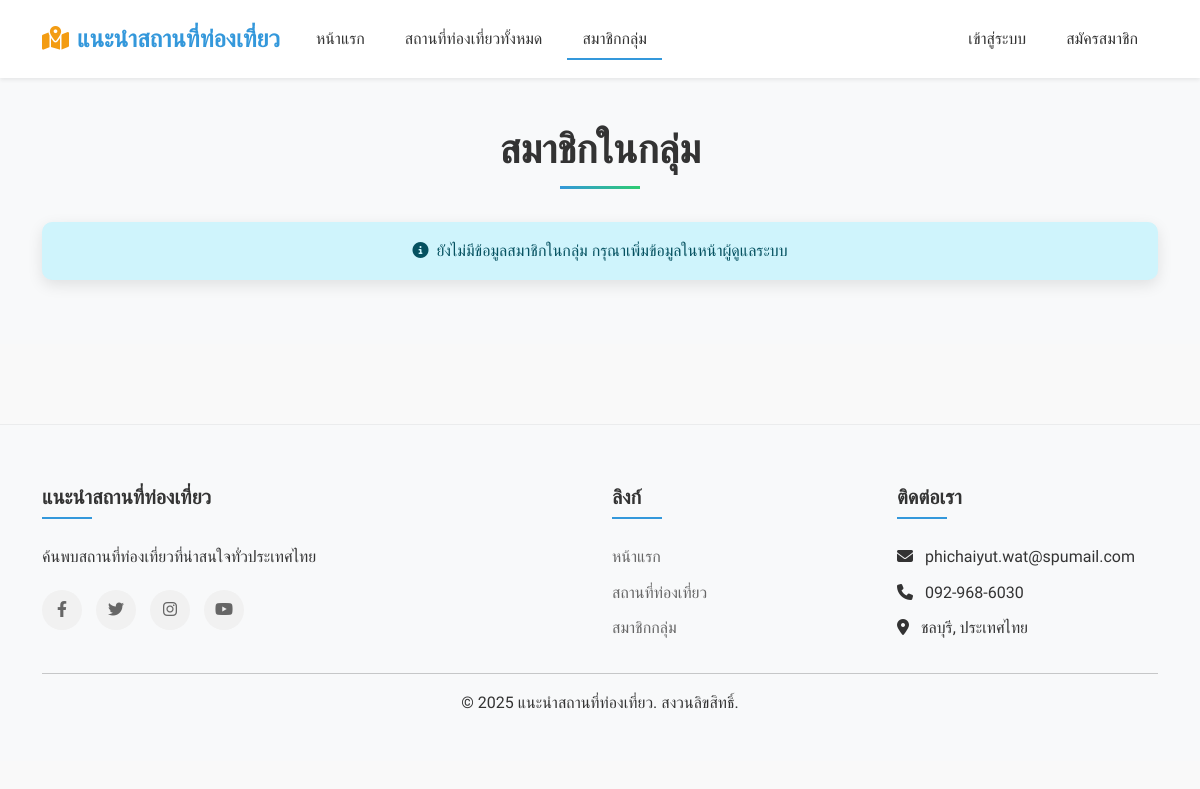
Page /about/ on the earlier database version.
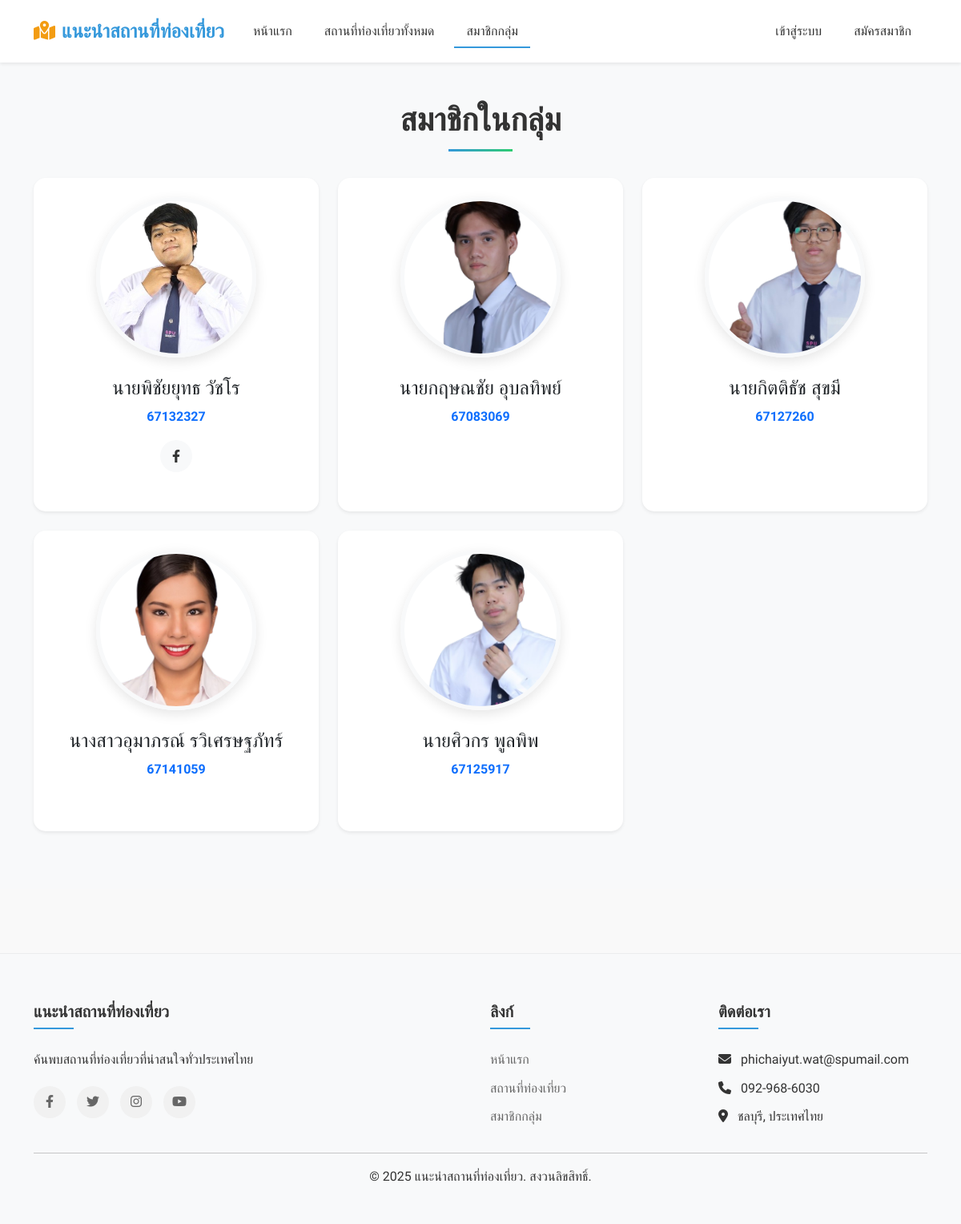
Same page on the later database version.
### tourism/models.py (models this page shows, shortened)
class TeamMember(models.Model):
    student_id = models.CharField(max_length=15, verbose_name="รหัสนักศึกษา")
    first_name = models.CharField(max_length=100, verbose_name="ชื่อ")
    last_name = models.CharField(max_length=100, verbose_name="นามสกุล")
    photo = models.ImageField(upload_to='team/', verbose_name="รูปภาพ", blank=True, null=True)
    order = models.IntegerField(default=0, verbose_name="ลำดับการแสดงผล")
    facebook = models.URLField(blank=True, null=True, verbose_name="Facebook")
    twitter = models.URLField(blank=True, null=True, verbose_name="Twitter")
    instagram = models.URLField(blank=True, null=True, verbose_name="Instagram")
    linkedin = models.URLField(blank=True, null=True, verbose_name="LinkedIn")
    created_at = models.DateTimeField(auto_now_add=True, verbose_name="วันที่สร้าง")
    updated_at = models.DateTimeField(auto_now=True, verbose_name="วันที่แก้ไขล่าสุด")
    class Meta:
        verbose_name = "สมาชิกในทีม"
        verbose_name_plural = "สมาชิกในทีม"
        ordering = ['order', 'id']
    @property
    def full_name(self):
        return f"{self.first_name} {self.last_name}"

### tourism/views.py (the view)
# urls.py: path('about/', views.about, name='about'),
def about(request):
    team_members = TeamMember.objects.all()
    context = {
        'team_members': team_members
    }
    return render(request, 'tourism/about.html', context)

### templates/tourism/about.html (shortened to what this page needs)
{% extends 'base.html' %}
{% block content %}
    <section class="py-5 bg-light">
        <div class="container">
            <h2 class="text-center mb-5">สมาชิกในกลุ่ม</h2>
            {% if team_members %}
                <div class="row">
                    {% for member in team_members %}
                        <div class="col-lg-4 col-md-6 mb-4">
                            <div class="card border-0 shadow-sm text-center h-100 team-card">
                                <div class="card-body p-4">
                                    <div class="rounded-circle overflow-hidden mx-auto mb-4 position-relative team-photo">
                                        {% if member.photo %}
                                            <img src="{{ member.photo.url }}" alt="{{ member.full_name }}" class="img-fluid">
                                        {% else %}
                                            <img src="/placeholder.svg?height=200&width=200" alt="{{ member.full_name }}" class="img-fluid">
                                        {% endif %}
                                    </div>
                                    <h4>{{ member.first_name }} {{ member.last_name }}</h4>
                                    <p class="text-primary fw-bold">{{ member.student_id }}</p>
                                    <div class="d-flex justify-content-center social-icons">
                                        {% if member.facebook %}
                                            <a href="{{ member.facebook }}" target="_blank" class="social-icon facebook">
                                                <i class="fab fa-facebook-f"></i>
                                            </a>
                                        {% endif %}
                                    </div>
                                </div>
                            </div>
                        </div>
                    {% endfor %}
                </div>
            {% else %}
                <div class="alert alert-info text-center">
                    <i class="fas fa-info-circle me-2"></i>ยังไม่มีข้อมูลสมาชิกในกลุ่ม กรุณาเพิ่มข้อมูลในหน้าผู้ดูแลระบบ
                </div>
            {% endif %}
        </div>
    </section>
{% endblock %}

### templates/base.html (shortened to what this page needs)
<!DOCTYPE html>
<html lang="th">
  <head>
    <link
      href="https://cdn.jsdelivr.net/npm/bootstrap@5.3.0/dist/css/bootstrap.min.css"
      rel="stylesheet"
    />
    <link
      rel="stylesheet"
      href="https://cdnjs.cloudflare.com/ajax/libs/font-awesome/6.4.0/css/all.min.css"
    />
  </head>
  <body>
    <nav class="navbar navbar-expand-lg navbar-light bg-light shadow-sm">
      <div class="container">
        <a class="navbar-brand" href="{% url 'home' %}">
          <i class="fas fa-map-marked-alt me-2"></i>แนะนำสถานที่ท่องเที่ยว
        </a>
        <div class="collapse navbar-collapse" id="navbarNav">
          <ul class="navbar-nav me-auto">
            <li class="nav-item">
              <a class="nav-link" href="{% url 'home' %}">หน้าแรก</a>
            </li>
            <li class="nav-item">
              <a class="nav-link" href="{% url 'place_list' %}"
                >สถานที่ท่องเที่ยวทั้งหมด</a
              >
            </li>
              <li class="nav-item">
                  <a class="nav-link" href="{% url 'about' %}">สมาชิกกลุ่ม</a>
              </li>
          </ul>
          <ul class="navbar-nav">
            {% if user.is_authenticated %}
            <li class="nav-item dropdown">
              <a
                class="nav-link dropdown-toggle"
                href="#"
                id="navbarDropdown"
                role="button"
                data-bs-toggle="dropdown"
                aria-expanded="false"
              >
                <i class="fas fa-user-circle me-1"></i>{{ user.username }}
              </a>
              <ul
                class="dropdown-menu dropdown-menu-end"
                aria-labelledby="navbarDropdown"
              >
                <li>
                  <a class="dropdown-item" href="{% url 'profile' %}"
                    >โปรไฟล์</a
                  >
                </li>
                {% if user.is_staff %}
                <li>
                  <a class="dropdown-item" href="{% url 'admin:index' %}"
                    >จัดการระบบ</a
                  >
                </li>
                {% endif %}
                <li><hr class="dropdown-divider" /></li>
                <li>
                  <form
                    method="post"
                    action="{% url 'logout' %}"
                    class="d-inline"
                  >
                    {% csrf_token %}
                    <button type="submit" class="dropdown-item">
                      ออกจากระบบ
                    </button>
                  </form>
                </li>
              </ul>
            </li>
            {% else %}
            <li class="nav-item">
              <a class="nav-link" href="{% url 'login' %}">เข้าสู่ระบบ</a>
            </li>
            <li class="nav-item">
              <a class="nav-link" href="{% url 'signup' %}">สมัครสมาชิก</a>
            </li>
            {% endif %}
          </ul>
        </div>
      </div>
    </nav>
    <main>{% block content %}{% endblock %}</main>
    <footer class="bg-light">
      <div class="container">
        <div class="row">
          <div class="col-md-6">
            <h5>แนะนำสถานที่ท่องเที่ยว</h5>
            <p>ค้นพบสถานที่ท่องเที่ยวที่น่าสนใจทั่วประเทศไทย</p>
            <div class="social-icons">
              <a href="#"><i class="fab fa-facebook-f"></i></a>
              <a href="#"><i class="fab fa-twitter"></i></a>
              <a href="#"><i class="fab fa-instagram"></i></a>
              <a href="#"><i class="fab fa-youtube"></i></a>
            </div>
          </div>
          <div class="col-md-3">
            <h5>ลิงก์</h5>
            <ul class="list-unstyled">
              <li>
                <a href="{% url 'home' %}" class="text-decoration-none"
                  >หน้าแรก</a
                >
              </li>
              <li>
                <a href="{% url 'place_list' %}" class="text-decoration-none"
                  >สถานที่ท่องเที่ยว</a
                >
              </li>
                <li>
                    <a href="{% url 'about' %}" class="text-decoration-none">สมาชิกกลุ่ม</a
                >
                </li>
            </ul>
          </div>
          <div class="col-md-3">
            <h5>ติดต่อเรา</h5>
            <ul class="list-unstyled">
              <li>
                <i class="fas fa-envelope me-2"></i> phichaiyut.wat@spumail.com
              </li>
              <li><i class="fas fa-phone me-2"></i> 092-968-6030</li>
              <li>
                <i class="fas fa-map-marker-alt me-2"></i> ชลบุรี, ประเทศไทย
              </li>
            </ul>
          </div>
        </div>
        <hr />
        <div class="text-center">
          <p>&copy; {% now "Y" %} แนะนำสถานที่ท่องเที่ยว. สงวนลิขสิทธิ์.</p>
        </div>
      </div>
    </footer>
  </body>
</html>

### templates/base.html (style rules this page uses)
:root { --primary-color: #3498db; --secondary-color: #2ecc71; --accent-color: #f39c12; --text-color: #333333; --light-bg: #f8f9fa; --dark-bg: #343a40; --border-radius: 10px; --box-shadow: 0 5px 15px rgba(0, 0, 0, 0.1); --transition: all 0.3s ease; }
body { font-family: "Prompt", sans-serif; color: var(--text-color); line-height: 1.6; background-color: #f9f9f9; }
.navbar { padding: 15px 0; transition: all 0.4s ease; background-color: rgba(255, 255, 255, 0.95) !important; backdrop-filter: blur(10px); }
.navbar-brand { font-weight: 700; font-size: 1.5rem; color: var(--primary-color) !important; }
.navbar-brand i { color: var(--accent-color); }
.nav-link { position: relative; font-weight: 500; padding: 8px 15px !important; margin: 0 5px; color: var(--text-color) !important; }
.nav-link::after { content: ""; position: absolute; width: 0; height: 2px; bottom: 0; left: 0; background-color: var(--primary-color); transition: width 0.3s ease; }
.nav-link:hover::after, .nav-link.active::after { width: 100%; }
.navbar { padding: 15px 0; transition: all 0.4s ease; background-color: rgba(255, 255, 255, 0.95) !important; backdrop-filter: blur(10px); z-index: 1000; }
.card { border: none; border-radius: var(--border-radius); overflow: hidden; transition: transform 0.4s ease, box-shadow 0.4s ease; margin-bottom: 25px; background-color: white; box-shadow: 0 3px 10px rgba(0, 0, 0, 0.08); }
.card-body { padding: 20px; }
section { padding: 80px 0; }
section h2 { font-size: 2.5rem; font-weight: 700; margin-bottom: 50px; text-align: center; position: relative; }
section h2::after { content: ""; position: absolute; bottom: -15px; left: 50%; transform: translateX(-50%); width: 80px; height: 3px; background: linear-gradient( to right, var(--primary-color), var(--secondary-color) ); }
footer { background-color: var(--light-bg); padding: 60px 0 30px; margin-top: 80px; border-top: 1px solid rgba(0, 0, 0, 0.05); }
footer h5 { font-weight: 600; margin-bottom: 25px; position: relative; padding-bottom: 10px; }
footer h5::after { content: ""; position: absolute; bottom: 0; left: 0; width: 50px; height: 2px; background: var(--primary-color); }
footer ul li { margin-bottom: 10px; }
footer a { color: #666; text-decoration: none; transition: var(--transition); }
footer .social-icons { margin-top: 20px; }
footer .social-icons a { display: inline-block; width: 40px; height: 40px; line-height: 40px; text-align: center; background-color: #f1f1f1; border-radius: 50%; margin-right: 10px; transition: var(--transition); }
.animate-fade-in { animation: fadeIn 0.5s ease forwards; }

### templates/tourism/about.html (style rules this page uses)
.team-card { transition: transform 0.3s ease, box-shadow 0.3s ease; border-radius: 15px; overflow: hidden; }
.team-photo { width: 200px; height: 200px; overflow: hidden; border: 5px solid #f8f9fa; box-shadow: 0 5px 15px rgba(0, 0, 0, 0.1); transition: transform 0.5s ease; }
.team-photo img { width: 100%; height: 100%; object-fit: cover; }
.social-icons { margin-top: 15px; }
.social-icon { display: inline-flex; align-items: center; justify-content: center; width: 40px; height: 40px; border-radius: 50%; margin: 0 5px; background-color: #f8f9fa; color: #333; text-decoration: none; transition: all 0.3s ease; }
.team-card { opacity: 0; animation: fadeInUp 0.5s ease forwards; }
.team-card:nth-child(1) { animation-delay: 0.1s; }

Differences in the rows shown:
added TeamMember: photo (picture), first_name "นายพิชัยยุทธ", last_name "วัชโร", student_id "67132327"
added TeamMember: photo (picture), first_name "นายกฤษณชัย", last_name "อุบลทิพย์", student_id "67083069"
added TeamMember: photo (picture), first_name "นายกิตติธัช", last_name "สุขมี", student_id "67127260"
added TeamMember: photo (picture), first_name "นางสาวอุมาภรณ์", last_name "รวิเศรษฐภัทร์", student_id "67141059"
added TeamMember: photo (picture), first_name "นายศิวกร", last_name "พูลพิพ", student_id "67125917"
Other differences:
text no longer shown: "ยังไม่มีข้อมูลสมาชิกในกลุ่ม กรุณาเพิ่มข้อมูลในหน้าผู้ดูแลระบบ"
